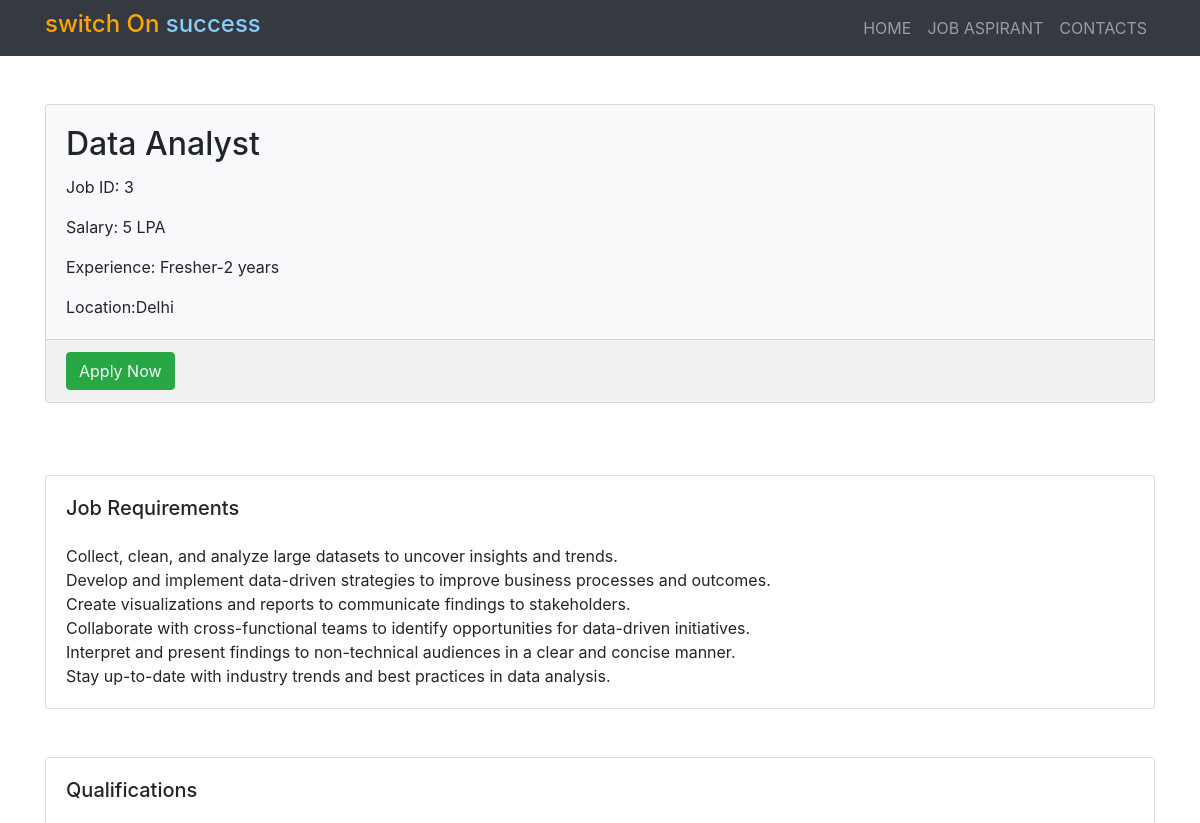
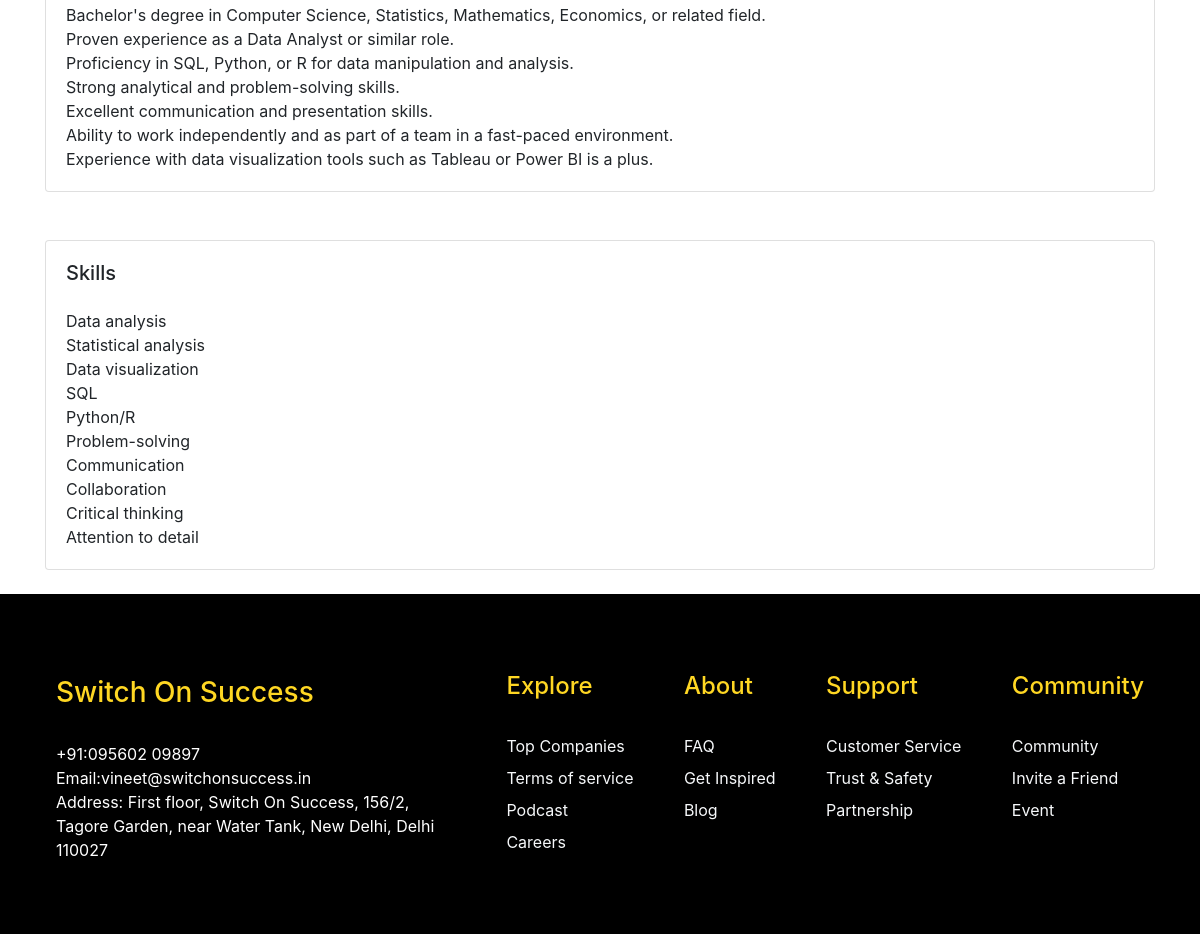
The page /job-details/3/ on the database its author committed (2 pictures, top to bottom).
### Job/models.py (models this page shows, shortened)
class Job(models.Model):
    user = models.ForeignKey(User, on_delete=models.CASCADE)
    job_id = models.AutoField(primary_key=True)  # Auto-incrementing job ID
    title = models.CharField(max_length=100)
    salary = models.CharField(max_length=5)
    experience = models.CharField(max_length=200)
    location = models.CharField(max_length=100)
    skills = models.TextField()  # Skills required for the job
    requirements = models.TextField()  # Job requirements
    responsibilities = models.TextField()  # Job responsibilities
    qualifications = models.TextField()  # Required qualifications
    is_available = models.BooleanField(default=True)

### website/views.py (the view)
# urls.py: path('job-details/<int:pk>/',views.job_details,name='job-details')
def job_details(request, pk):
    job = get_object_or_404(Job, pk=pk)
    applied = JobApplication.objects.filter(job=job, email=request.user).exists()
    context = {'job': job, 'applied': applied}
    return render(request, 'website/job_details.html', context)

### templates/website/job_details.html (shortened to what this page needs)
<!DOCTYPE html>
<html lang="en">
<head>
    <link href="https://stackpath.bootstrapcdn.com/bootstrap/4.5.2/css/bootstrap.min.css" rel="stylesheet">
</head>
<body>
    <nav class="navbar navbar-expand-lg navbar-dark bg-dark">
        <div class="container">
            <h3 class="navbar-logo">switch <span style="font-size: 1.5rem;">O</span>n <span style="color: lightskyblue"> success</span></h3>
            <div class="collapse navbar-collapse" id="navbarNav">
                <ul class="navbar-nav ml-auto">
                    <li class="nav-item">
                        <a class="nav-link" href="{% url 'home'%}">HOME</a>
                    </li>
                    <li class="nav-item">
                        <a class="nav-link" href="{% url 'job-listing' %}">JOB ASPIRANT</a>
                    </li>
                    <li class="nav-item">
                        <a class="nav-link" href="#">CONTACTS</a>
                    </li>
                </ul>
            </div>
        </div>
    </nav>
    <div class="container py-5">
        <div class="card bg-light">
            <div class="card-body">
                <h2 class="card-title">{{ job.title }}</h2>
                <p class="card-text">Job ID: {{ job.job_id }}</p>
                <p class="card-text">Salary: {{ job.salary }}</p>
                <p class="card-text">Experience: {{job.experience}}</p>
                <p class="card-text">Location:{{ job.location }}</p>
            </div>
            <div class="card-footer">
                {% if applied %}
                <p class="mt-3"><span class="text-danger">You have already applied for this job</span></p>
                {% else %}
                <button type="button" class="btn btn-success"><a  href="{% url 'apply_for_job' job_id=job.job_id %}" style="text-decoration: none; color: #f6f8fa; ">Apply Now</a></button>
                {% endif %}
            </div>
        </div>
    </div>
    <div class="container">
        <div class="row">
            <div class="container py-4">
                <div class="card">
                    <div class="card-body">
                        <h5 class="card-title mb-4">Job Requirements</h5>
                        <p class="card-text">{{ job.responsibilities|linebreaksbr }}</p>
                    </div>
                </div>
            </div>
            <div class="container py-4">
                <div class="card">
                    <div class="card-body">
                        <h5 class="card-title mb-4">Qualifications</h5>
                        <p class="card-text">{{ job.qualifications|linebreaksbr }}</p>
                    </div>
                </div>
            </div>
        </div>
    </div>
    <div class="container py-4">
        <div class="card">
            <div class="card-body">
                <h5 class="card-title mb-4">Skills</h5>
                <p class="card-text">{{ job.skills|linebreaksbr }}</p>
            </div>
        </div>
    </div>
    <footer>
        <div class="footer-wrapper">
        <h3>Switch On Success</h3>
        <p>+91:095602 09897 <br>Email:vineet@switchonsuccess.in<br>Address: First floor, Switch On Success, 156/2, Tagore Garden, near Water Tank, New Delhi, Delhi 110027</p>
        </div>
        <div class="footer-wrapper">
            <h4>Explore</h4>
             <a href="#">Top Companies</a>
             <a href="#">Terms of service</a>
             <a href="#">Podcast</a>
             <a href="#">Careers</a>
        </div>
        <div class="footer-wrapper">
            <h4>About</h4>
            <a href="#">FAQ</a>
            <a href="#">Get Inspired</a>
            <a href="#">Blog</a>
        </div>
        <div class="footer-wrapper">
            <h4>Support</h4>
            <a href="#">Customer Service</a>
            <a href="#">Trust & Safety</a>
            <a href="#">Partnership</a>
        </div>
        <div class="footer-wrapper">
            <h4>Community</h4>
            <a href="#">Community</a>
            <a href="#">Invite a Friend</a>
            <a href="#">Event</a>
        </div>
      </footer>
</body>
</html>

### templates/website/job_details.html (style rules this page uses)
.navbar-logo { font-size: 1.5rem; color: orange; }
footer { width: 100%; display: flex; flex-wrap: wrap; justify-content: space-between; align-items: flex-start; background: black; color: var(--whiteColor); padding: 3rem; }
.footer-wrapper { display: flex; flex-direction:column ; padding: 0.5rem; justify-content: flex-start; align-items: flex-start; }
.footer-wrapper h3, .footer-wrapper h4 { line-height: 3; color: var(--yellowColor); }
.footer-wrapper p { max-width:400px ; line-height: 1.5; }
.footer-wrapper a { text-decoration: none; color: var(--greyColor); line-height: 2; }
:root { --primaryColor: #0076de; --whiteColor: #fff; --greyColor: #f6f8fa; --labelColor: #64b1f5; --yellowColor: #ffd723; }

### rows shown on the page
Job: title "Data Analyst", job_id "3", salary "5 LPA", experience "Fresher-2 years", location "Delhi", responsibilities "Collect, clean, and analyze large datasets to uncover insights and trends. Develop and implement data-driven strategies to improve business processes and outcomes. Create visualizations and reports to communicate findings to stakeholders. Collaborate with cross-functional teams to identify opportunities for data-driven initiatives. Interpret and present findings to non-technical audiences in a clear and concise manner. Stay up-to-date with industry trends and best practices in data analysis.", qualifications "Bachelor's degree in Computer Science, Statistics, Mathematics, Economics, or related field. Proven experience as a Data Analyst or similar role. Proficiency in SQL, Python, or R for data manipulation and analysis. Strong analytical and problem-solving skills. Excellent communication and presentation skills. Ability to work independently and as part of a team in a fast-paced environment. Experience with data visualization tools such as Tableau or Power BI is a plus.", skills "Data analysis Statistical analysis Data visualization SQL Python/R Problem-solving Communication Collaboration Critical thinking Attention to detail"
